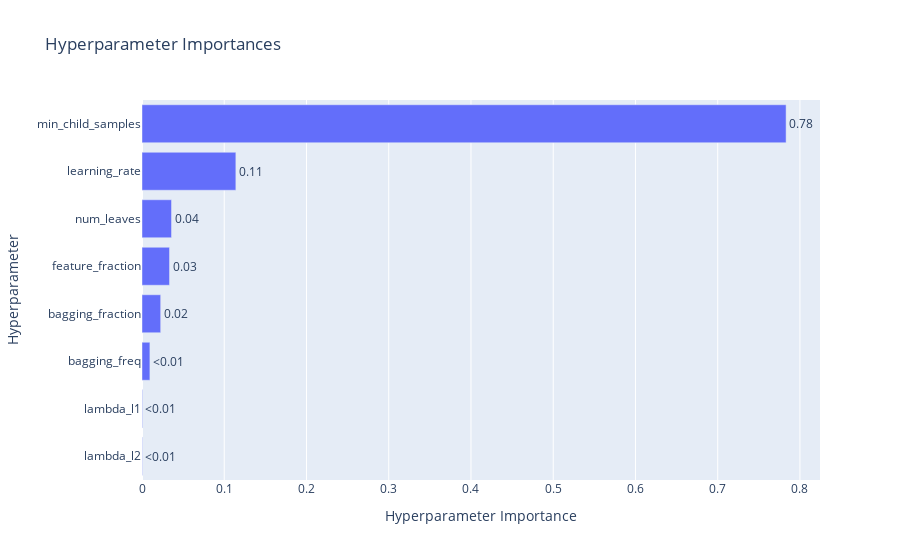
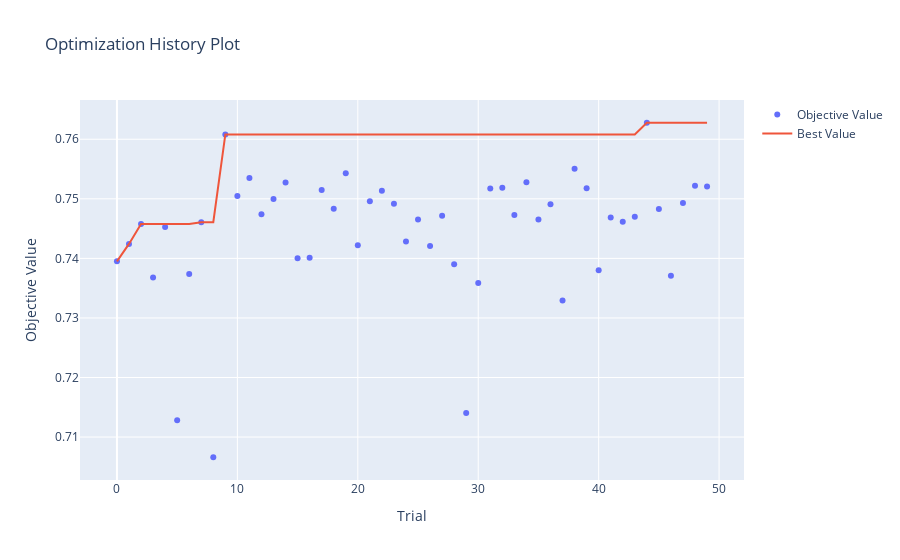
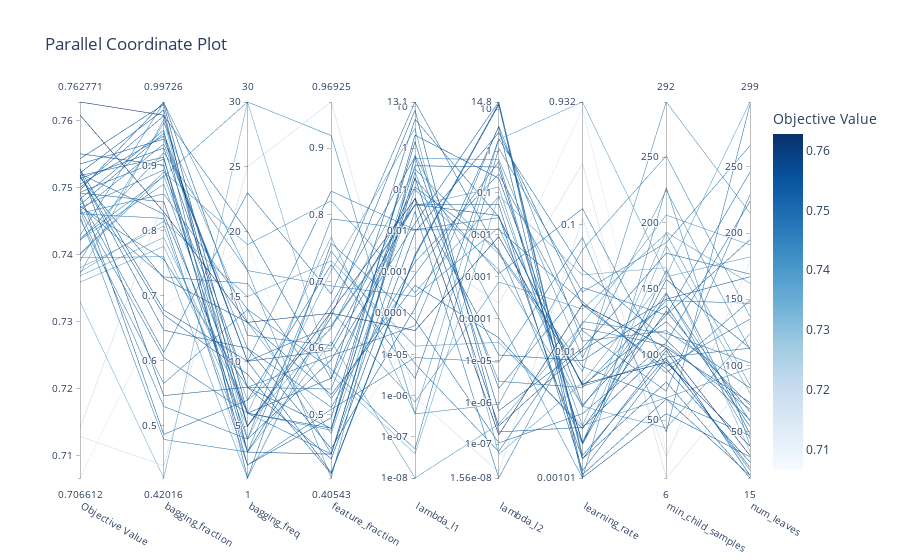
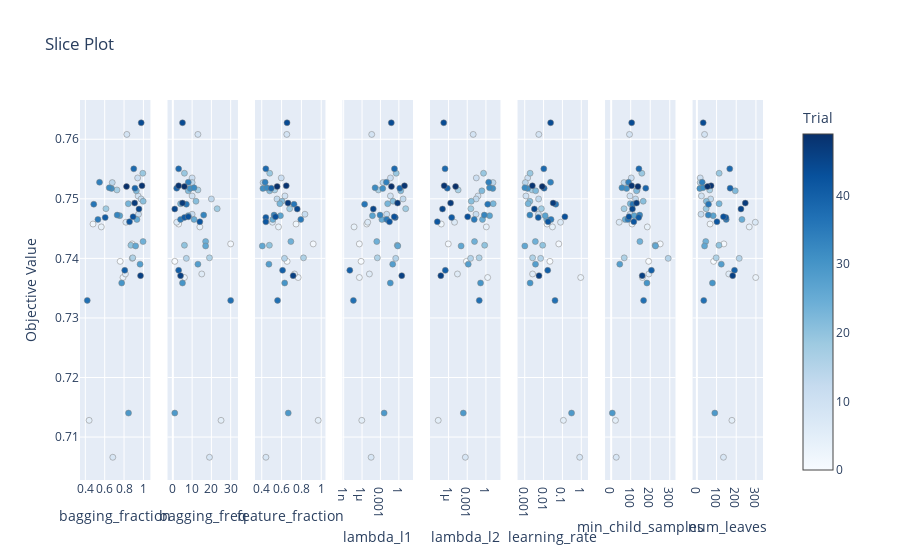

Source (notebook cell) for these figures, in order:
### Markdown cell above
#### Evaluacion de la optimizacion de hiperpatametros - LightGBM

### Code cell
optuna.visualization.plot_param_importances(study_lgb).show()
optuna.visualization.plot_optimization_history(study_lgb).show()
optuna.visualization.plot_parallel_coordinate(study_lgb).show()
optuna.visualization.plot_slice(study_lgb).show()
